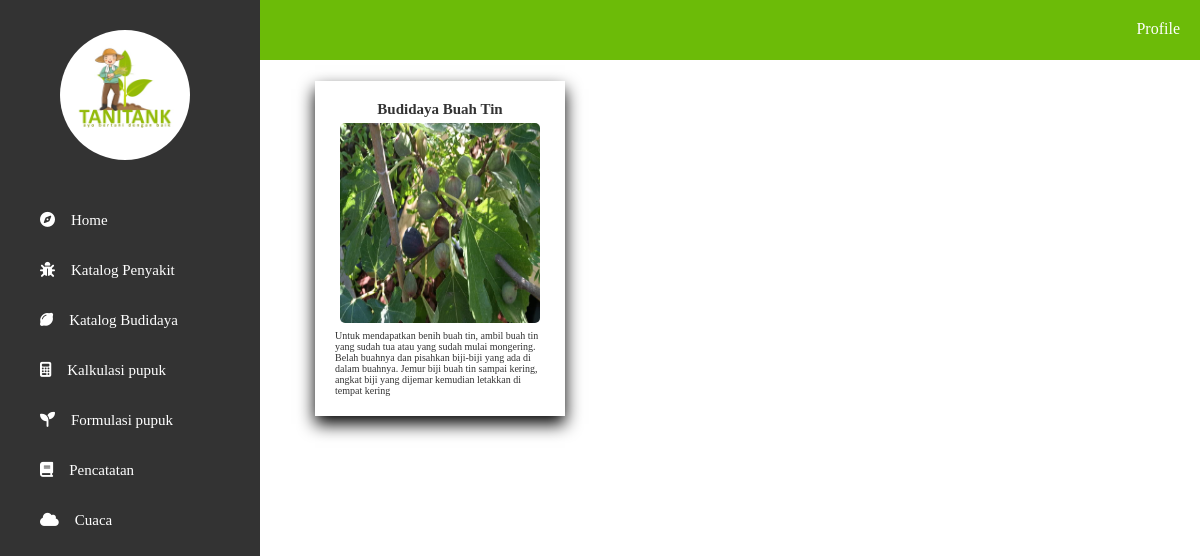
Before: /pages/pengelola/_showBudidayaPengelola.php with the older database file.
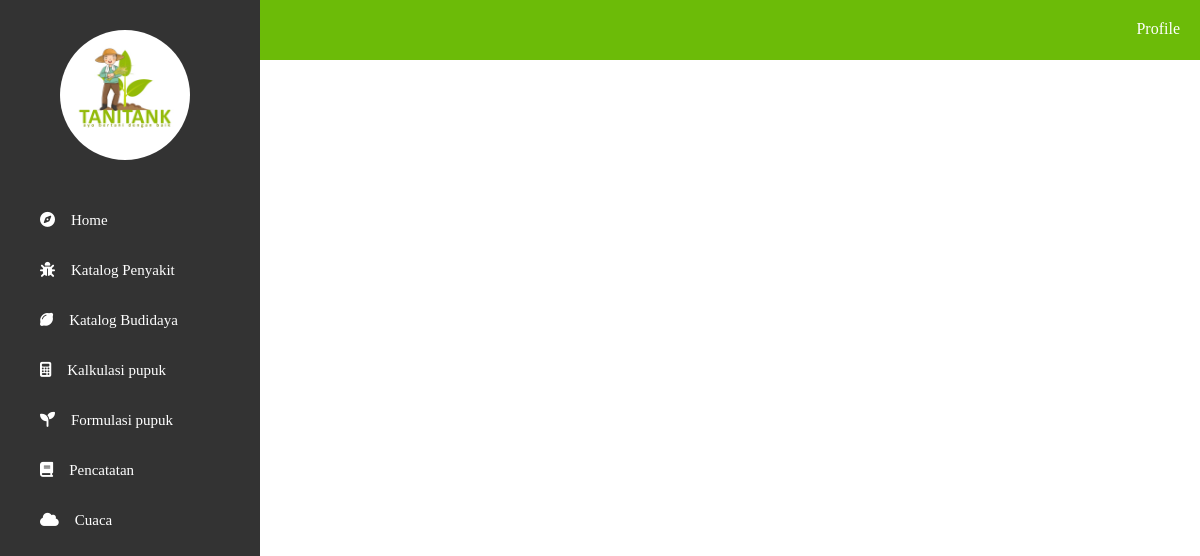
After: the same page with the newer database file.
### tables this page shows
CREATE TABLE `katalog_budidaya` (
  `id` int(11) NOT NULL,
  `judul` varchar(255) NOT NULL,
  `deskripsi` varchar(500) NOT NULL,
  `createAt` timestamp NULL DEFAULT current_timestamp() ON UPDATE current_timestamp(),
  `editedAt` date DEFAULT NULL,
  `pengelola` int(11) NOT NULL,
  `gambar` varchar(50) DEFAULT NULL
);

### pages/pengelola/_showBudidayaPengelola.php (the view, shortened to what this page needs)
<!DOCTYPE html>
<html lang="en">
<head>
</head>
<body>
<?php
        include "_sidebarPengelola.php";
        include "../../controller/conn.php";
        include "_navbar.php";
        $query = "SELECT * FROM katalog_budidaya WHERE judul = 'Budidaya Buah Tin'";
        $hasil = mysqli_query($conn,$query);
        echo "<br><br><br><br><br><br>";
        while($row = mysqli_fetch_array($hasil)){
            echo "<div class='cardRow'>";
            echo "<div class='cardCol'>";
            echo "<div class='card'>";
            echo "<h2>" .  $row['judul'] . "</h2>";
            echo "<img class='thumbnail' src='../../assets/upload_budidaya/" .$row['gambar'] ."'alt='gambar'>";
            echo "<p class='deskripsi'>" . $row['deskripsi'] . "</p>";
            echo "</div></div>";
        }
    ?>
</body>
</html>

### pages/pengelola/_sidebarPengelola.php (shortened to what this page needs)
<div class="sidebar" draggable="false">
    <ul class="menu" id="menu">
        <img src="../../assets/logo_sidebar.jpg" alt="">
        <br><br><br><br>
        <li class="nav"><a href="_dashboardPengelola.php"><i class="fa-solid fa-compass"></i>Home</a></li>
        <li class="nav"><a href="_katalogPenyakitPengelola.php"><i class="fa-solid fa-bug"></i>Katalog Penyakit</a></li>
        <li class="nav"><a href="_katalogBudidayaPengelola.php"><i class="fa-solid fa-lemon"></i>Katalog Budidaya</a></li>
        <li class="nav"><a href="_kalkulatorPupuk.php"><i class="fa-solid fa-calculator"></i>Kalkulasi pupuk</a></li>
        <li class="nav"><a href="#"><i class="fa-solid fa-seedling"></i>Formulasi pupuk</a></li>
        <li class="nav"><a href="#"><i class="fa-solid fa-book"></i>Pencatatan</a></li>
        <li class="nav"><a href="_cuaca.php"><i class="fa-solid fa-cloud"></i>Cuaca</a></li>
        <br><br><br><br><br><br><br><br><br><br><br><br><br><br><br><br><br><br><br>
    </ul>
</div>

### pages/pengelola/_navbar.php (shortened to what this page needs)
<!DOCTYPE html>
<html lang="en">
<head>
</head>
<body>
    <div class="navbar">
        <ul>
            <li><a href="_profilePengelola.php" class="logo">Profile</a></li>
        </ul>
    </div>
</body>
</html>

### pages/pengelola/_sidebarPengelola.php (style rules this page uses)
img { border-radius: 60%; width: 50%; margin-left: 60px; margin-top: 30px; }
body { margin: 0; font-family: 'poppins' , Times, serif; font-size: 10px; color: #333; -webkit-text-size-adjust: 40%; -webkit-tap-highlight-color: transparent; }
* { margin: 0; padding: 0; list-style: none; text-decoration: none; }
.sidebar { z-index: 1; position: fixed; left: 0px; width: 260px; height: 100%; background: #333; transition: all 0.5s ease; }
.sidebar ul a { display: block; height: 100%; width: 100%; line-height: 50px; font-size: 15px; color: #fff; padding-left: 40px; box-sizing: border-box; transition: all 0.5s ease; }
.sidebar ul a i { margin-right: 16px; }

### pages/pengelola/_navbar.php (style rules this page uses)
.navbar { overflow: hidden; background-color: #6CBB08; position: fixed; top: 0; left: 0; width: 100%; z-index: 0; height: 60px; }
.navbar li { float: right; }
.navbar li a { display: block; color: white; text-align: center; padding: 20px 20px; text-decoration: none; font-size: 12pt; }

### pages/pengelola/_showBudidayaPengelola.php (style rules this page uses)
* { box-sizing: border-box; }
body { width: 100vw; height: 100vh; max-width: 10%; }
.card img { height: 200px; width: 200px; margin: 5px; border-radius: 5px; }
.cardRow { width: 100%; margin: 0 5px; margin-left: 300px; }
.cardCol { width: 20%; float: left; padding: 15px; display: grid; }
h2 { text-align: center; }
.card { background-color: white; padding: 20px; box-shadow: 0 8px 16px 0 rgba(0, 0, 0, 2); }

Changed rows visible on the page:
no longer on this page (row edited): katalog_budidaya: judul "Budidaya Buah Tin", gambar (picture), deskripsi "Untuk mendapatkan benih buah tin, ambil buah tin yang sudah tua atau yang sudah mulai mongering. Belah buahnya dan pisahkan biji-biji yang ada di dalam buahnya. Jemur biji buah tin sampai kering, angkat biji yang dijemar kemudian letakkan di tempat kering"
